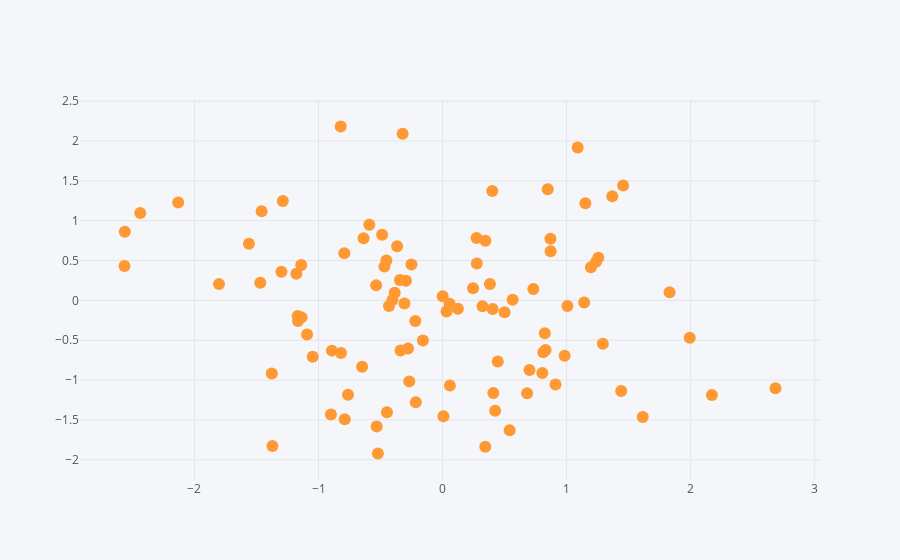

Here is the notebook cell this chart was saved with:
### Code cell
df.iplot(kind='scatter',x='A',y='B', mode='markers')
